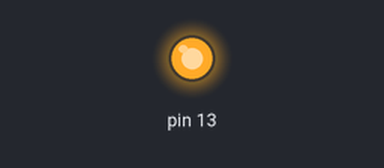
Simulated run of this sketch. Board: Arduino Uno, built with avr-gcc and run on an emulated ATmega328P. Parts: output pins drawn as LEDs (lit = HIGH).

Above: at 1.0 s.
At 4.9 s:
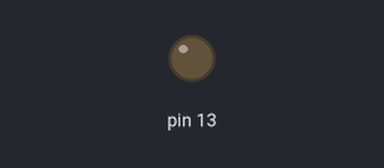
Timing chart, 0 to 6.0 s (numbered marks = the images above):
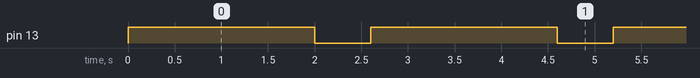

The sketch:

led.ino
```cpp
void setup() {
  //13 = OUTPUT
  pinMode(13,OUTPUT);
}

void loop() {
  digitalWrite(13,HIGH); //13 = HIGH
  delay(2000);

  digitalWrite(13,LOW); //13 = LOW
  delay(600);
}
```

Measured:
- by itself, pin 13: alternates HIGH for 2.0 s and LOW for 0.60 s
